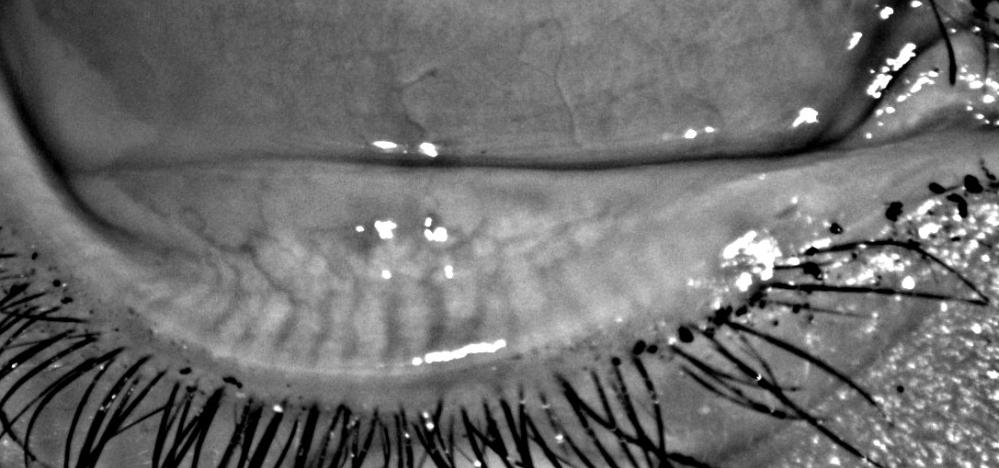
#> input picture data/class_1/inferior/img_01_inf.jpg, 999 x 468 px, given in place of 1_01_27-13_40_39_Visualización análisis lista de trabajo.jpg, which was not available
$ jupyter execute --allow-errors '1. Recorte imágenes.ipynb'   (text cells are left out)
#> lines starting #> are read from the running program, lines starting #| are printed output that depends on the picture; pictures that were not available may be replaced by others from this repository, and a replacement may not be noted
[cell 1]
import numpy as np
from skimage import io    #Leer imágenes
import matplotlib.pylab as plt

[cell 2]
im = io.imread('data/ALARCON GOMEZ_VALENTINA_Binocular_2021_01_27-13_40_39_Visualización análisis lista de trabajo.jpg')
#> im is the input picture: shape (468, 999, 3); min 0, max 255, mean 108.7

[cell 3]
fig= plt.figure(figsize=(12,12))
plt.imshow(im, cmap='gray')
plt.title('Imagen ORIGINAL')
plt.ylabel('Pixels')
plt.xlabel('Pixels')
plt.colorbar()
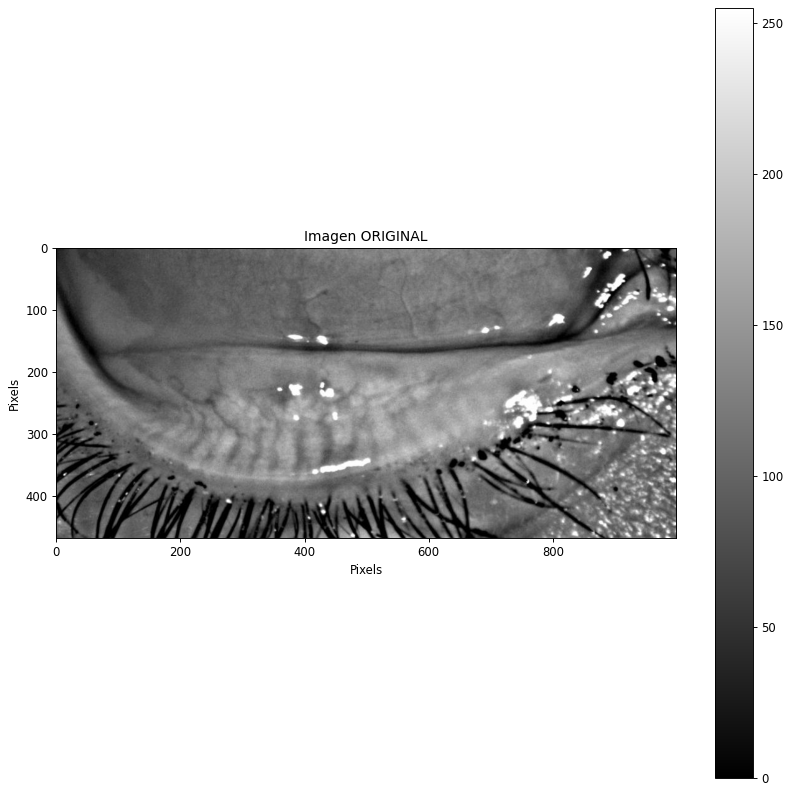
#> figure drawn by matplotlib, 2 panels

[cell 4]
from PIL import Image

[cell 5]
im=Image.open('data/ALARCON GOMEZ_VALENTINA_Binocular_2021_01_27-13_40_39_Visualización análisis lista de trabajo.jpg')

top = 571
left = 6
right = 1005
bottom = 1039

im1 = im.crop((left, top, right, bottom) )
#> im1: PIL image 999x468 RGB; every value is 0
#display(im1)

[cell 6]
# [47 lines left out: function cut_image, not called in this run]

[cell 7]
import os

[cell 8]
list_names = []

for name_file in os.listdir('data'):
    # check if current path is a file
    if os.path.isfile(os.path.join('data/', name_file)):
        list_names.append(path)

[cell 9]
list_names[:10]

[cell 10]
import re

[cell 11]
pattern = r'(.+_Binocular_.+)'

#> (the rest of this cell did not finish here and is left out)

[cell 12]
files_bin =  [ re.findall(pattern, x) for x in list_names]
files_bin_flatten = [ name[0] for name in files_bin if len(name)!=0 ]
files_bin_flatten[:10]

[cell 13]
class_ = 1
mode = 'superior'

for name in files_bin_flatten:
    path_file= f'data/{name}'
    im = Image.open(path_file)
    im_cut = cut_image(im, class_ = class_ ,mode =mode)
    im_cut.save( f'data/class_{class_}/{mode}/{name}' )

[cell 14]
position_of_elements_without_bionocular = [ position for position, name in enumerate(files_bin) if len(name)==0 ]

[cell 15]
name_images_class_2 = [ list_names[i] for i in position_of_elements_without_bionocular ]
name_images_class_2

[cell 16]
im=Image.open('data/ARIZA GUERREO_KATERIN _Left_2021_02_25-08_46_20_Visión General MeiboOI.jpg')
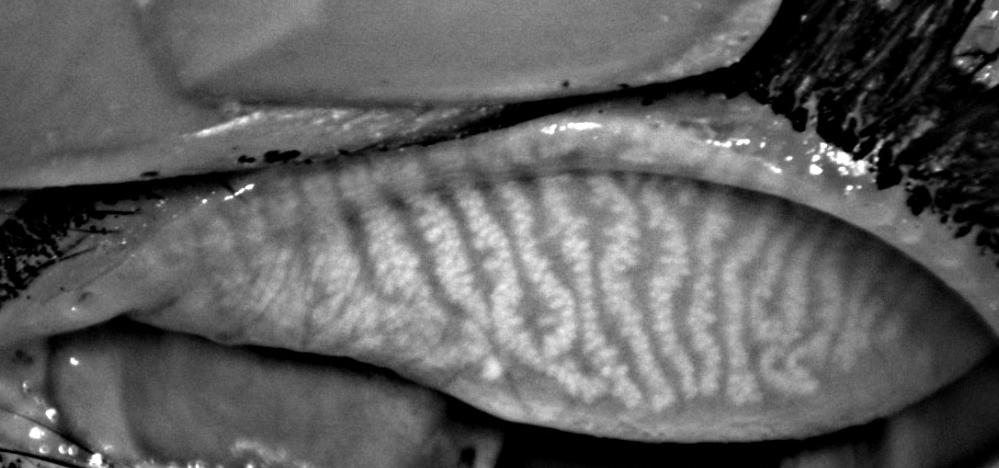
#> input picture data/class_1/superior/img_01_sup.jpg, 999 x 468 px, given in place of KATERIN _Left_2021_02_25-08_46_20_Visión General MeiboOI.jpg, which was not available
#> im is the input picture: PIL image 999x468 RGB; min 0, max 255, mean 94.7

top = 604
left = 99
right = 999
bottom = 1024

im1 = im.crop((left, top, right, bottom) )
#> im1: PIL image 900x420 RGB; every value is 0
display(im1)

[cell 17]
class_ = 2
mode = 'inferior'

for name in name_images_class_2:
    path_file= f'data/{name}'
    im = Image.open(path_file)
    im_cut = cut_image(im, class_ = class_ ,mode =mode)
    im_cut.save( f'data/class_{class_}/{mode}/{name}' )

[cell 18]
import skimage
import cv2
import matplotlib.pyplot as plt
from skimage.feature import hessian_matrix, hessian_matrix_eigvals

[cell 19]
from skimage.color import rgb2gray

[cell 20]
def detect_ridges(gray, sigma=1.0):
#> called with sigma = 6
    H_elems = hessian_matrix(gray, sigma=sigma, order='rc')
#> H_elems = 3 items
    maxima_ridges, minima_ridges = hessian_matrix_eigvals(H_elems)
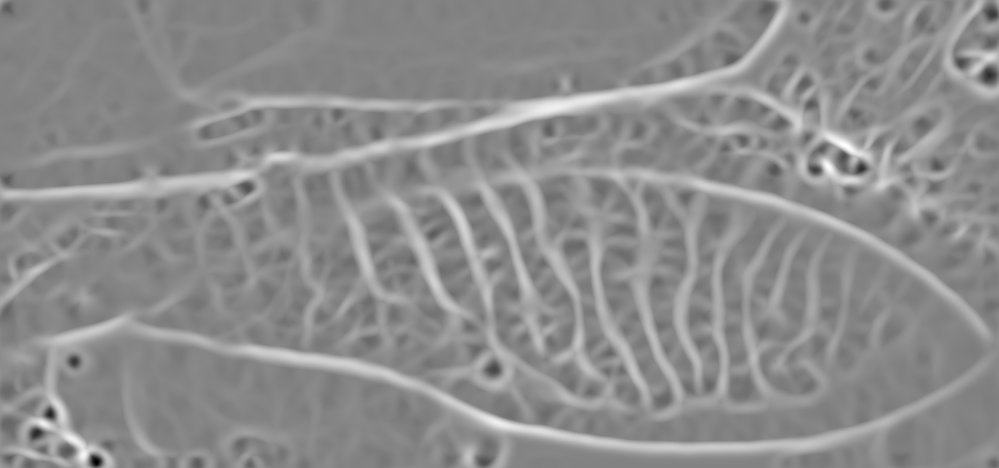
#> maxima_ridges: shape (468, 999) float64; min -0.00572, max 0.00547, mean 0.000487; drawn with min black and max white
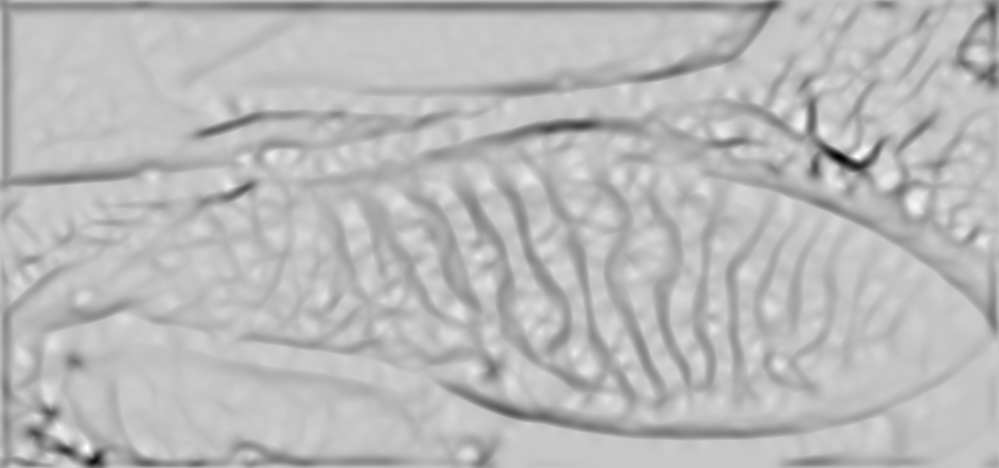
#> minima_ridges: shape (468, 999) float64; min -0.00855, max 0.00236, mean -0.000597; drawn with min black and max white
    return maxima_ridges, minima_ridges

def plot_images(*images):
    images = list(images)
    n = len(images)
    fig, ax = plt.subplots(nrows=n, sharey=True, figsize=(10,10))
    for i, img in enumerate(images):
        ax[i].imshow(img, cmap='gray')
        ax[i].axis('off')
    plt.subplots_adjust(left=0.03, bottom=0.03, right=0.97, top=0.97)
    plt.show()

[cell 21]
src_path = 'data/class_1/superior/ALARCON GOMEZ_VALENTINA_Binocular_2021_01_27-13_40_39_Visualización análisis lista de trabajoOI.jpg'

img = io.imread(src_path)
grayscale = rgb2gray(img)

plt.figure(figsize = (10,10))
plt.imshow(grayscale, cmap=plt.cm.gray)

[cell 22]
a, b = detect_ridges(grayscale, sigma=6)
plot_images( a, b)

[cell 23]
blur = cv2.GaussianBlur(img, (5,5), 0)
edges = cv2.Canny(blur,120,125)
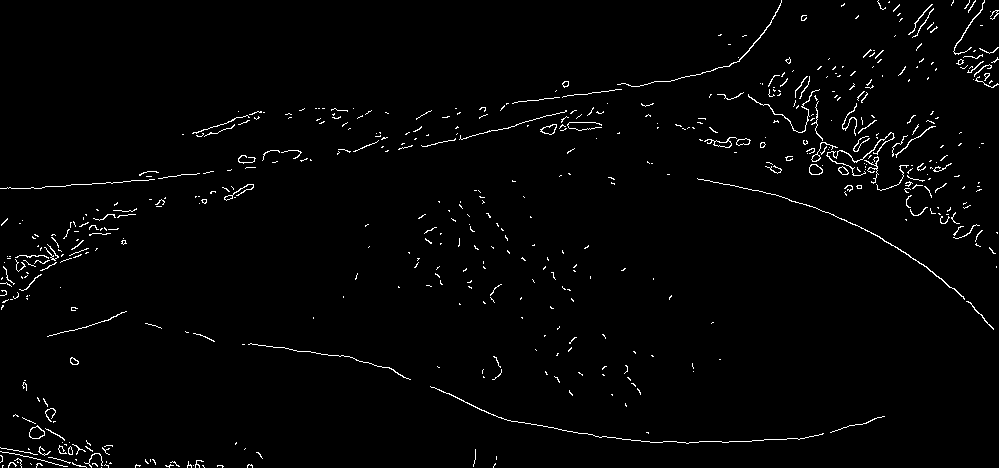
#> edges: shape (468, 999); 1.8% white in thin lines or dots

plt.figure(figsize=(10,10))
plt.imshow(edges,cmap = 'gray')
plt.title('Edge Image'), plt.xticks([]), plt.yticks([])
